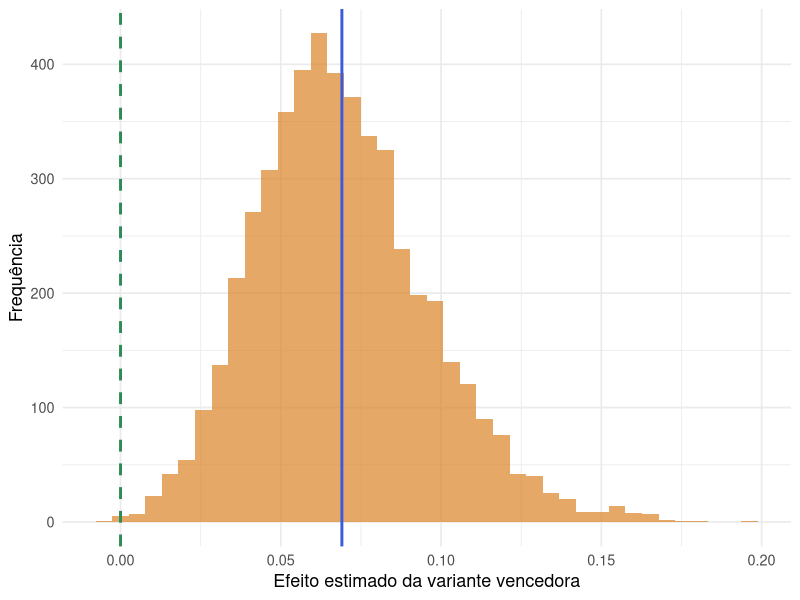
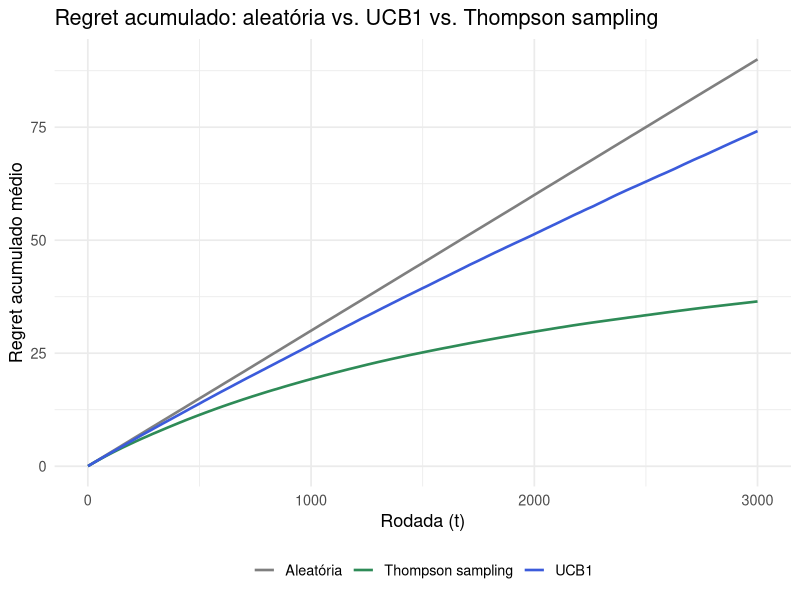

Write the R code that produced these figures, in order.
## ---- chunk 1
# Sem isto, `kable(...) %>% kable_styling(...)` faz o bookdown numerar a legenda DUAS
# vezes ("Table 4.1: Table 4.2: ..."). Ver CLAUDE.md, footgun #8.
options(knitr.table.format = "html")
knitr::opts_chunk$set(
  echo = TRUE, warning = FALSE, message = FALSE,
  fig.align = "center", out.width = "80%"
)
suppressPackageStartupMessages({
  library(tidyverse)
  library(kableExtra)
  library(broom)
})
## ---- chunk 2
p0 <- 0.10
p1 <- 0.103    # lift de 0,3 ponto percentual — típico de um teste de UI em e-commerce

poder_ab <- power.prop.test(p1 = p0, p2 = p1, sig.level = 0.05, power = 0.80)
poder_ab$n
## ---- chunk 3
tibble(
  Cenário = c("Lift de 0,3 p.p. (UI)", "Lift de 1,0 p.p. (feature nova)",
              "Lift de 3,0 p.p. (mudança grande)"),
  `n por grupo` = sapply(c(0.103, 0.11, 0.13), function(p) {
    ceiling(power.prop.test(p1 = p0, p2 = p, sig.level = 0.05, power = 0.80)$n)
  })
) %>%
  kable(caption = "Tamanho amostral necessário por grupo para detectar diferentes lifts, partindo de p0 = 10%, alpha = 0,05, poder = 80%") %>%
  kable_styling(full_width = FALSE)
## ---- chunk 4
set.seed(2026)

n_max      <- 2000                       # tamanho amostral maximo por braco
checagens  <- seq(100, n_max, by = 100)  # instantes de checagem (a cada 100 usuarios)
n_sim      <- 3000                       # replicas Monte Carlo
alpha      <- 0.05
p_H0       <- 0.10                       # mesma taxa de conversao nos dois bracos (H0 verdadeira)

simula_uma_replica <- function() {
  grupo_a <- rbinom(n_max, 1, p_H0)
  grupo_b <- rbinom(n_max, 1, p_H0)

  rejeitou_com_peeking <- FALSE
  for (n in checagens) {
    xa <- sum(grupo_a[1:n]); xb <- sum(grupo_b[1:n])
    pval <- suppressWarnings(prop.test(c(xa, xb), c(n, n), correct = FALSE)$p.value)
    if (!is.na(pval) && pval < alpha) { rejeitou_com_peeking <- TRUE; break }
  }

  pval_tamanho_fixo <- suppressWarnings(
    prop.test(c(sum(grupo_a), sum(grupo_b)), c(n_max, n_max), correct = FALSE)$p.value
  )

  c(peeking = rejeitou_com_peeking, fixo = pval_tamanho_fixo < alpha)
}

resultado_peeking <- replicate(n_sim, simula_uma_replica())
taxa_peeking <- mean(as.logical(resultado_peeking["peeking", ]))
taxa_fixo    <- mean(as.logical(resultado_peeking["fixo", ]))

tibble(
  Procedimento = c("Checagem única (n fixo = 2.000)", "Peeking a cada 100 (até n = 2.000)"),
  `Taxa de rejeição sob H0` = c(taxa_fixo, taxa_peeking)
) %>%
  kable(digits = 3, caption = "Taxa de falso positivo observada em 3.000 réplicas Monte Carlo sob H0 verdadeira") %>%
  kable_styling(full_width = FALSE)
## ---- chunk 5
set.seed(2026)

n_variantes    <- 10    # variantes testadas simultaneamente contra o controle
n_por_variante <- 500   # usuarios por variante
efeito_real    <- 0     # todas as variantes tem, de fato, o MESMO efeito verdadeiro
sigma          <- 1     # desvio-padrao da metrica (escala padronizada)
n_sim          <- 5000  # replicas Monte Carlo

simula_vencedora <- function() {
  estimativas <- rnorm(n_variantes, mean = efeito_real, sd = sigma / sqrt(n_por_variante))
  estimativas[which.max(estimativas)]
}

estimativas_vencedoras <- replicate(n_sim, simula_vencedora())
vies_vencedor <- mean(estimativas_vencedoras) - efeito_real

tibble(
  Quantidade = c("Efeito verdadeiro (idêntico em todas as variantes)",
                 "Média das estimativas da variante vencedora (5.000 réplicas)",
                 "Vício do vencedor"),
  Valor = c(efeito_real, mean(estimativas_vencedoras), vies_vencedor)
) %>%
  kable(digits = 4, caption = "Vício do vencedor: efeito estimado da melhor entre 10 variantes idênticas") %>%
  kable_styling(full_width = FALSE)
## ---- chunk 6
tibble(estimativa = estimativas_vencedoras) %>%
  ggplot(aes(x = estimativa)) +
  geom_histogram(bins = 40, fill = "#d98324", alpha = 0.7) +
  geom_vline(xintercept = efeito_real, color = "#2e8b57", linewidth = 1, linetype = "dashed") +
  geom_vline(xintercept = mean(estimativas_vencedoras), color = "#3b5bdb", linewidth = 1) +
  labs(x = "Efeito estimado da variante vencedora", y = "Frequência") +
  theme_minimal(base_size = 13)
## ---- chunk 7
set.seed(2026)

p_verdadeiro <- c(0.10, 0.12, 0.15, 0.11)   # taxas de conversao reais dos 4 bracos (desconhecidas p/ as politicas)
K        <- length(p_verdadeiro)
T_rounds <- 3000
n_mc     <- 300
mu_star  <- max(p_verdadeiro)

politica_aleatoria <- function() {
  regret <- numeric(T_rounds)
  for (t in 1:T_rounds) {
    a <- sample(K, 1)
    regret[t] <- mu_star - p_verdadeiro[a]
  }
  cumsum(regret)
}

politica_ucb1 <- function() {
  contagens <- rep(0, K); somas <- rep(0, K)
  regret <- numeric(T_rounds)

  # inicializacao: joga cada braco uma vez, para nunca dividir por zero
  for (a in 1:K) {
    r <- rbinom(1, 1, p_verdadeiro[a])
    contagens[a] <- 1; somas[a] <- r
    regret[a] <- mu_star - p_verdadeiro[a]
  }
  for (t in (K + 1):T_rounds) {
    medias <- somas / contagens
    ucb <- medias + sqrt(2 * log(t) / contagens)
    a <- which.max(ucb)
    r <- rbinom(1, 1, p_verdadeiro[a])
    contagens[a] <- contagens[a] + 1
    somas[a]     <- somas[a] + r
    regret[t]    <- mu_star - p_verdadeiro[a]
  }
  cumsum(regret)
}

politica_thompson <- function() {
  alpha_post <- rep(1, K); beta_post <- rep(1, K)   # prior Beta(1,1) em cada braco
  regret <- numeric(T_rounds)
  for (t in 1:T_rounds) {
    theta_amostrado <- rbeta(K, alpha_post, beta_post)
    a <- which.max(theta_amostrado)
    r <- rbinom(1, 1, p_verdadeiro[a])
    alpha_post[a] <- alpha_post[a] + r
    beta_post[a]  <- beta_post[a] + (1 - r)
    regret[t] <- mu_star - p_verdadeiro[a]
  }
  cumsum(regret)
}

regret_aleatoria <- replicate(n_mc, politica_aleatoria())
regret_ucb1      <- replicate(n_mc, politica_ucb1())
regret_thompson  <- replicate(n_mc, politica_thompson())

regret_medio <- tibble(
  rodada     = rep(1:T_rounds, times = 3),
  politica   = rep(c("Aleatória", "UCB1", "Thompson sampling"), each = T_rounds),
  regret_acumulado = c(rowMeans(regret_aleatoria), rowMeans(regret_ucb1), rowMeans(regret_thompson))
)
## ---- chunk 8
regret_medio %>%
  filter(rodada == T_rounds) %>%
  select(Política = politica, `Regret acumulado médio (T = 3.000)` = regret_acumulado) %>%
  arrange(`Regret acumulado médio (T = 3.000)`) %>%
  kable(digits = 2, caption = "Regret acumulado médio ao final de 3.000 rodadas, 300 réplicas Monte Carlo") %>%
  kable_styling(full_width = FALSE)
## ---- chunk 9
ggplot(regret_medio, aes(x = rodada, y = regret_acumulado, color = politica)) +
  geom_line(linewidth = 0.9) +
  scale_color_manual(values = c("Aleatória" = "gray50", "UCB1" = "#3b5bdb",
                                 "Thompson sampling" = "#2e8b57")) +
  labs(x = "Rodada (t)", y = "Regret acumulado médio",
       color = NULL, title = "Regret acumulado: aleatória vs. UCB1 vs. Thompson sampling") +
  theme_minimal(base_size = 13) +
  theme(legend.position = "bottom")
